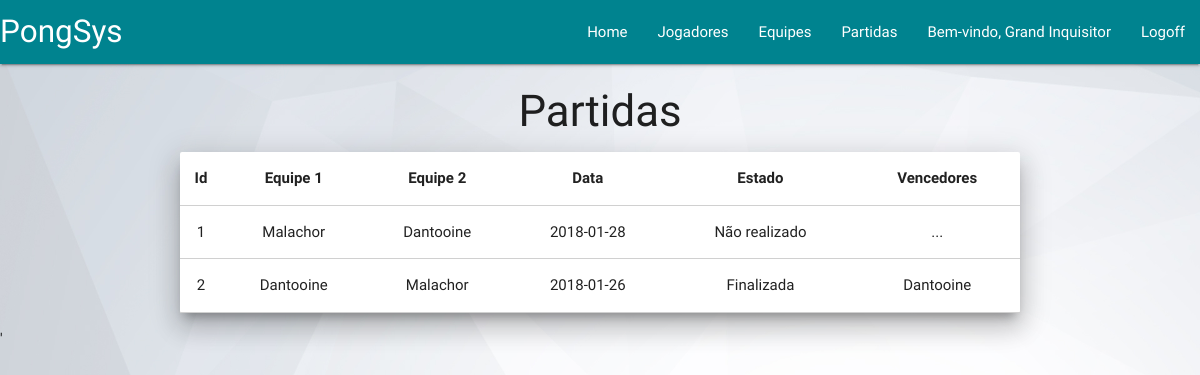
Page /view/listarPartidas.php (signed in) on the committed database.
### tables this page shows
CREATE TABLE `Jogador` (
  `email` varchar(45) NOT NULL,
  `idEquipe` int(11) NOT NULL,
  `nickname` varchar(45) NOT NULL,
  `nome` varchar(45) NOT NULL,
  `senha` varchar(45) NOT NULL
);

CREATE TABLE `Partida` (
  `idPartida` int(11) NOT NULL,
  `equipe1` int(11) NOT NULL,
  `equipe2` int(11) NOT NULL,
  `data` date NOT NULL,
  `estado` int(11) NOT NULL,
  `resultado` varchar(45) NOT NULL
);

CREATE TABLE `Equipe` (
  `idEquipe` int(11) NOT NULL,
  `nomeEquipe` varchar(45) NOT NULL
);

### persistence/conexao.php (called while the page is built, shortened)
<?php
  class Conexao{
    var $link;
    function Conexao() {
      $this->servidor = 'localhost';
      $this->usuario = 'PongSys';
      $this->senha = '3emM7yM1T0lW9qZK';
      $this->bd = 'PongSys';
      $this->link = mysqli_connect($this->servidor,
              $this->usuario,$this->senha,$this->bd);
    }
    function getLink(){
      return $this->link;
    }
  }
?>

### persistence/jogadorDAO.php (called while the page is built, shortened)
<?php
  require_once('../model/jogador.php');
  class JogadorDAO{
    function consultarJogadorPorEmail($email, $link){
      $SQL = "SELECT * FROM Jogador WHERE email ='$email';";
      $retorno = mysqli_query($link, $SQL);
      if(mysqli_num_rows($retorno) > 0){
        $ret = $retorno->fetch_all();
        foreach($ret as $linha){
          $resultado = new Jogador($linha[0],$linha[1],$linha[2],$linha[3],$linha[4]);
          return $resultado;
        }
      }
      return null;
    }
  }
?>

### model/jogador.php (called while the page is built, shortened)
<?php
  class Jogador{
    private $nome;
    function __construct($email, $idEquipe, $nickname, $nome, $senha){
      $this->nome = $nome;
    }
    public function getNome(){
      return $this->nome;
    }
  }
?>

### persistence/partidaDAO.php (called while the page is built, shortened)
<?php
  require_once('../model/partida.php');
  class PartidaDAO {
    function listarPartidas($link) {
      $SQL = "SELECT * FROM Partida";
      $retorno = mysqli_query($link, $SQL);
      $partidas = array();
      if(mysqli_num_rows($retorno) > 0) {
        $ret = $retorno->fetch_all();
        foreach($ret as $l) {
          $partidas[] = new Partida($l[1], $l[2], $l[3], $l[4], $l[5], $l[0]);
        }
        return $partidas;
      }
      return null;
    }
  }
?>

### model/partida.php (called while the page is built, shortened)
<?php
  class Partida{
    private $idPartida;
    private $equipe1;
    private $equipe2;
    private $data;
    private $estado;
    function __construct($equipe1, $equipe2, $data, $estado, $resultado, $idPartida){
      $this->idPartida = $idPartida;
      $this->equipe1 = $equipe1;
      $this->equipe2 = $equipe2;
      $this->data = $data;
      $this->estado = $estado;
    }
    public function getIdPartida(){
      return $this->idPartida;
    }
    public function getEquipe1(){
      return $this->equipe1;
    }
    public function getEquipe2(){
      return $this->equipe2;
    }
    public function getData(){
      return $this->data;
    }
    public function getEstado(){
      return $this->estado;
    }
  }
?>

### persistence/equipeDAO.php (called while the page is built, shortened)
<?php
  require_once('../model/equipe.php');
  class EquipeDAO{
    function buscarEquipe($idEquipe, $link){
      $SQL = "SELECT * FROM Equipe WHERE idEquipe = ".$idEquipe.";";
      $retorno = mysqli_query($link, $SQL);
      if(mysqli_num_rows($retorno) > 0){
        $ret = $retorno->fetch_all();
        foreach($ret as $linha){
          $resultado = new Equipe($linha[1],$linha[0]);
          return $resultado;
        }
      }
      return null;
    }
  }
?>

### model/equipe.php (called while the page is built, shortened)
<?php
  require_once("jogador.php");
  class Equipe{
    private $nomeEquipe;
    function __construct($nomeEquipe, $idEquipe){
      $this->nomeEquipe = $nomeEquipe;
    }
    public function getNome(){
      return $this->nomeEquipe;
    }
  }
?>

### view/listarPartidas.php (the view, shortened to what this page needs)
<!DOCTYPE html>
<html>
<head>
  <link type="text/css" rel="stylesheet" href="css/materialize.min.css"  media="screen,projection" />
  <link rel="stylesheet" href="./style.css" />
</head>
<body>
  <nav>
    <div class="nav-wrapper">
      <a href="#" class="brand-logo">PongSys</a>
      <ul id="nav-mobile" class="right hide-on-med-and-down">
        <li><a href="../view">Home</a></li>
        <li><a href="../view/listarJogadores.php">Jogadores</a></li>
        <li><a href="../view/listarEquipes.php">Equipes</a></li>
        <li><a href="../view/listarPartidas.php">Partidas</a></li>
        <?php
          require_once("../persistence/jogadorDAO.php");
          require_once("../persistence/conexao.php");
          if(array_key_exists('adm',$_SESSION)){
            if($_SESSION["adm"] != null){
              echo "<li><a>Bem-vindo, Organizador</a></li>";
              echo "<li><a href='../control/logoff.php'>Logoff</a></li>";
            }
          }
          else{
            if(array_key_exists('user',$_SESSION)){
              $conexao = new Conexao();
              $jogadorDAO = new JogadorDAO();
              $usuario = $jogadorDAO->consultarJogadorPorEmail($_SESSION['user'], $conexao->getLink());
              if($usuario != null){
                echo "<li><a>Bem-vindo, ".$usuario->getNome()."</a></li>";
                echo "<li><a href='../control/logoff.php'>Logoff</a></li>";
              }
              else{
                echo "<li><a href='login.html'>Login</a></li>";
              }
            }
            else{
              echo "<li><a href='login.html'>Login</a></li>";
            }
          }
        ?>
      </ul>
    </div>
  </nav>
  <div class="container center-align">
    <h3>Partidas</h3>
    <?php
      require_once("../persistence/partidaDAO.php");
      require_once("../persistence/conexao.php");
      require_once("../persistence/equipeDAO.php");
      $c = new Conexao();
      $p = new PartidaDAO();
      $e = new EquipeDAO();
      $partidas = $p->listarPartidas($c->getLink());
      if($partidas != null) {
        echo "<div class='card z-depth-5'>";
        echo "<table border='1' class='highlight centered responsive-table bordered'>";
        echo "<thead><tr> <th>Id</th> <th>Equipe 1</th> <th>Equipe 2</th> <th>Data</th> <th>Estado</th> <th>Vencedores</th> </tr></thead>";
        echo "<tbody>";
        foreach($partidas as $pr) {
          echo "<tr>";
          echo "<td> <a href = '../view/visualizarPartida.php?id=".$pr->getIdPartida()."'></a>".$pr->getIdPartida()."</td>";
          $equipe1 = $e->buscarEquipe($pr->getEquipe1(), $c->getLink())->getNome();
          echo "<td>".$equipe1."</td>";
          $equipe2 = $e->buscarEquipe($pr->getEquipe2(), $c->getLink())->getNome();
          echo "<td>".$equipe2."</td>";
          echo "<td>".$pr->getData()."</td>";
          $estado = $pr->getEstado();
          if($estado == 0) {
            $estado = "Não realizado";
          } elseif ($estado == 1) {
            $estado = "Em andamento";
          } elseif ($estado == 2) {
            $estado = "Finalizada";
          }
          echo "<td>".$estado."</td>";
          echo "<td>";
          if($estado == "Finalizada") {
            if($pr->getResultado() == 1) {
              $win = $pr->getEquipe1();
            } else {
              $win = $pr->getEquipe2();
            }
            $result = $e->buscarEquipe($win, $c->getLink())->getNome();
            echo $result;
          } else {
            echo "...";
          }
          echo "</td>";
        }
        echo "</tbody>";
        echo "</table>";
        echo "</div>";
      } else {
        echo "<p>Não há partidas registradas</p>";
      }
    ?>
  </div>
'  <script type="text/javascript" src="js/jquery-3.2.1.min.js"></script>
</body>
</html>

### view/style.css (style rules this page uses)
a { color: inherit; }
nav { margin-bottom: 20px; }
body { background-image: url('img/back.jpg'); background-size: cover; }
.container { margin-top: 1.5em; }
.nav-wrapper { background-color: #00838f; }

### rows in the picture
jogador: nome "Grand Inquisitor"
partida: idPartida "1", equipe1.nomeEquipe "Malachor", equipe2.nomeEquipe "Dantooine", data "2018-01-28", estado "Não realizado"
partida: idPartida "2", equipe1 "Dantooine", equipe2 "Malachor", data "2018-01-26", estado "Finalizada", result "Dantooine"
